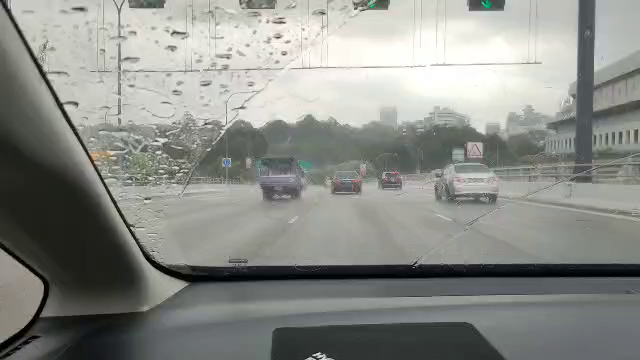
#> input picture frame 0 of road.mp4, 640 x 360 px
$ python video_to_frames.py
#> lines starting #> are read from the running program, lines starting #| are printed output that depends on the picture
import cv2
import os

vidcap = cv2.VideoCapture('road.mp4')

if not os.path.exists('./To_Convert'):
    os.makedirs('./To_Convert')

print(os.getcwd())

def getFrame(sec):
#> called with sec = 0
    vidcap.set(cv2.CAP_PROP_POS_MSEC,sec*1000)
    hasFrames,image = vidcap.read()
#> image is the input picture: shape (360, 640, 3); mean B, G, R 136.4, 141.2, 139.3

    if hasFrames:
        os.chdir('./To_Convert')
        cv2.imwrite("image"+str(count)+".jpg", image)     # save frame as JPG file
        os.chdir('../')
    return hasFrames

sec = 0
frameRate = 0.01 #//it will capture image in each 0.01 second
count=1
success = getFrame(sec)
#> success = True

while success:
    count = count + 1
    sec = sec + frameRate
    sec = round(sec, 2)
    success = getFrame(sec)

$ run again, starting later in the video
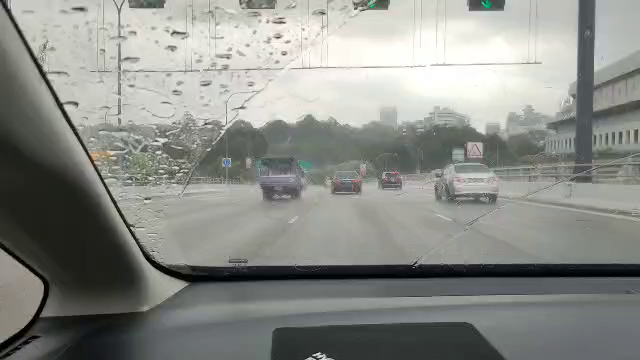
#> input picture frame 0 of road.mp4, 640 x 360 px
#> in getFrame, image is the input picture: shape (360, 640, 3); mean B, G, R 136.4, 141.2, 139.3
#> `success = getFrame(sec)`: success = True

$ run again, starting later in the video
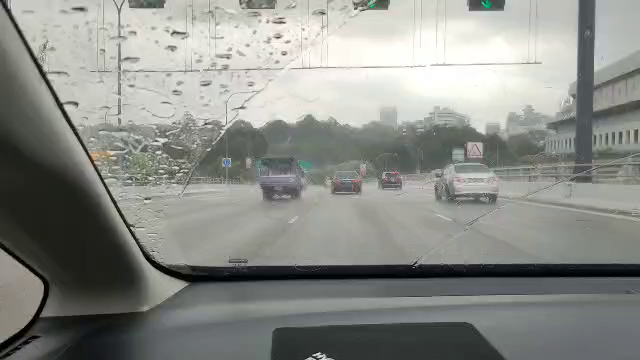
#> input picture frame 0 of road.mp4, 640 x 360 px
#> in getFrame, image is the input picture: shape (360, 640, 3); mean B, G, R 136.4, 141.2, 139.3
#> `success = getFrame(sec)`: success = True
